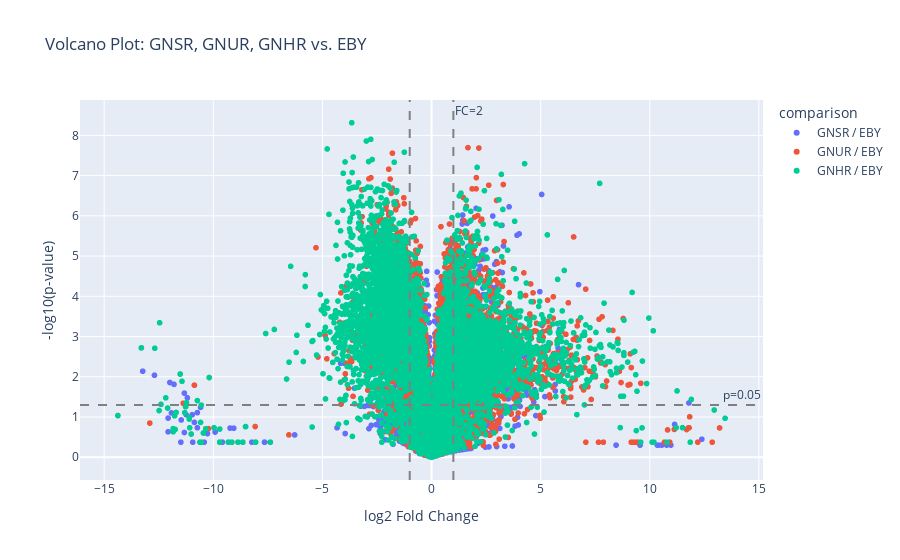
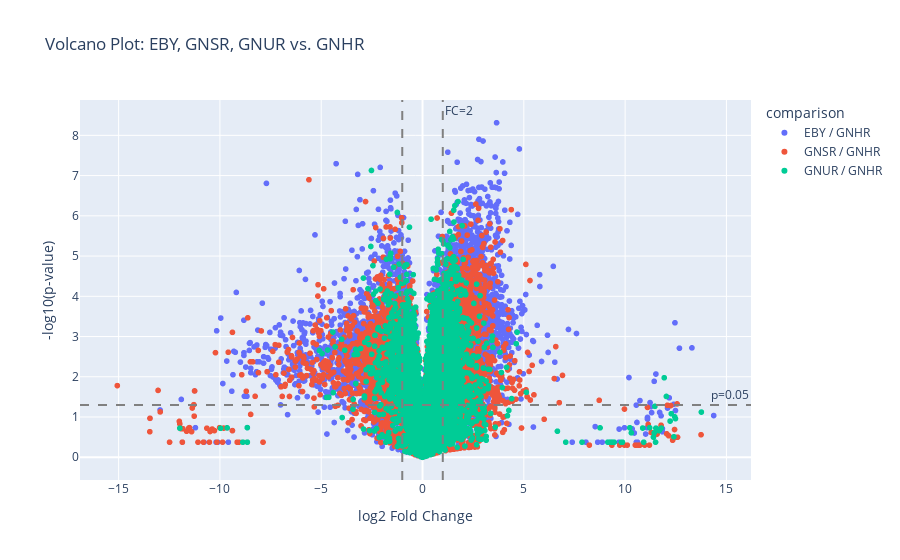

These figures' notebook cell, in order:
### Code cell
# --- 1. Load the Dataset ---
# Load the CSV file into a pandas DataFrame.
try:
    df = pd.read_csv('fpkm_counts_with_annotations.csv')
    print("File loaded successfully!")
except FileNotFoundError:
    print("Error: 'fpkm_counts_with_annotations.csv' not found.")
    print("Please make sure the CSV file is in the same directory as your notebook.")
    # Stop execution if the file is not found
    exit()


# --- 2. Define Sample Groups ---
# Group the sample columns for easy comparison.
groups = {
    'EBY': ['EBY_1', 'EBY_2', 'EBY_3'],
    'GNSR': ['EBY-GNSR_1', 'EBY-GNSR_2'],
    'GNHR': ['EBY-GNHR_1', 'EBY-GNHR_2', 'EBY-GNHR_3'],
    'GNUR': ['EBY-GNUR_1', 'EBY-GNUR_2', 'EBY-GNUR_3']
}


# --- 3. Define a Function for Differential Expression Analysis ---
def calculate_differential_expression(df, group1_name, group2_name):
    """
    Calculates log2 fold change and p-value for a comparison between two groups.
    
    Args:
        df (pd.DataFrame): The input DataFrame with gene expression data.
        group1_name (str): The name of the first group (e.g., 'GNSR').
        group2_name (str): The name of the second group (e.g., 'EBY').

    Returns:
        pd.DataFrame: A new DataFrame with results for the comparison.
    """
    group1_cols = groups[group1_name]
    group2_cols = groups[group2_name]

    # Use a small pseudo-count to avoid errors with log(0) or division by zero.
    pseudo_count = 1e-4
    
    # Calculate the mean for each group
    mean_group1 = df[group1_cols].mean(axis=1) + pseudo_count
    mean_group2 = df[group2_cols].mean(axis=1) + pseudo_count

    # Calculate log2 fold change
    log2_fold_change = np.log2(mean_group1 / mean_group2)

    # Perform an independent t-test to get the p-value
    # 'nan_policy='omit'' handles any potential missing values
    t_stat, p_value = stats.ttest_ind(
        df[group1_cols], df[group2_cols], axis=1, equal_var=False, nan_policy='omit'
    )

    # Create a results DataFrame
    result_df = pd.DataFrame({
        'Geneid': df['Geneid'],
        'log2FoldChange': log2_fold_change,
        'pvalue': p_value
    })
    
    # Calculate -log10(pvalue) and handle p-values of 0
    result_df['-log10(pvalue)'] = -np.log10(result_df['pvalue'].replace(0, 1e-300))
    result_df['comparison'] = f'{group1_name} / {group2_name}'
    
    return result_df


# --- 4. Prepare Data for the Plots ---

# Define the comparisons needed for each plot
plot1_comparisons = [('GNSR', 'EBY'), ('GNUR', 'EBY'), ('GNHR', 'EBY')]
plot2_comparisons = [('EBY', 'GNHR'), ('GNSR', 'GNHR'), ('GNUR', 'GNHR')]

# Calculate results and concatenate them into a single DataFrame for each plot
plot1_df = pd.concat([calculate_differential_expression(df, g1, g2) for g1, g2 in plot1_comparisons])
plot2_df = pd.concat([calculate_differential_expression(df, g1, g2) for g1, g2 in plot2_comparisons])


# --- 5. Generate and Display the Interactive Plots ---

# Plot 1: GNSR/EBY, GNUR/EBY, GNHR/EBY
print("\n--- Generating Plot 1: Comparisons vs. EBY ---")
fig1 = px.scatter(
    plot1_df,
    x='log2FoldChange',
    y='-log10(pvalue)',
    color='comparison',  # Color points by the comparison group
    hover_name='Geneid', # Display Geneid on hover
    title='Volcano Plot: GNSR, GNUR, GNHR vs. EBY',
    labels={
        "log2FoldChange": "log2 Fold Change",
        "-log10(pvalue)": "-log10(p-value)"
    }
)

# Add lines for significance thresholds (optional, but good practice)
fig1.add_hline(y=-np.log10(0.05), line_dash="dash", line_color="grey", annotation_text="p=0.05")
fig1.add_vline(x=1, line_dash="dash", line_color="grey", annotation_text="FC=2")
fig1.add_vline(x=-1, line_dash="dash", line_color="grey")

fig1.show()


# Plot 2: EBY/GNHR, GNSR/GNHR, GNUR/GNHR
print("\n--- Generating Plot 2: Comparisons vs. GNHR ---")
fig2 = px.scatter(
    plot2_df,
    x='log2FoldChange',
    y='-log10(pvalue)',
    color='comparison',
    hover_name='Geneid',
    title='Volcano Plot: EBY, GNSR, GNUR vs. GNHR',
    labels={
        "log2FoldChange": "log2 Fold Change",
        "-log10(pvalue)": "-log10(p-value)"
    }
)

# Add lines for significance thresholds
fig2.add_hline(y=-np.log10(0.05), line_dash="dash", line_color="grey", annotation_text="p=0.05")
fig2.add_vline(x=1, line_dash="dash", line_color="grey", annotation_text="FC=2")
fig2.add_vline(x=-1, line_dash="dash", line_color="grey")

fig2.show()

### Figure 1 — Plotly figure (JSON) as saved in the notebook; plotly's stock layout.template omitted (floating-point values rounded to 4 significant figures; data arrays with more than 128 entries replaced by an {"elided": "..."} marker saying what was removed)
{"data": [{"hovertemplate": "<b>%{hovertext}</b><br><br>comparison=GNSR / EBY<br>log2 Fold Change=%{x}<br>-log10(p-value)=%{y}<extra></extra>", "hovertext": {"elided": "6575 str values"}, "legendgroup": "GNSR / EBY", "marker": {"color": "#636efa", "symbol": "circle"}, "mode": "markers", "name": "GNSR / EBY", "showlegend": true, "type": "scattergl", "x": {"elided": "6575 float values"}, "xaxis": "x", "y": {"elided": "6575 float values"}, "yaxis": "y"}, {"hovertemplate": "<b>%{hovertext}</b><br><br>comparison=GNUR / EBY<br>log2 Fold Change=%{x}<br>-log10(p-value)=%{y}<extra></extra>", "hovertext": {"elided": "6575 str values"}, "legendgroup": "GNUR / EBY", "marker": {"color": "#EF553B", "symbol": "circle"}, "mode": "markers", "name": "GNUR / EBY", "showlegend": true, "type": "scattergl", "x": {"elided": "6575 float values"}, "xaxis": "x", "y": {"elided": "6575 float values"}, "yaxis": "y"}, {"hovertemplate": "<b>%{hovertext}</b><br><br>comparison=GNHR / EBY<br>log2 Fold Change=%{x}<br>-log10(p-value)=%{y}<extra></extra>", "hovertext": {"elided": "6575 str values"}, "legendgroup": "GNHR / EBY", "marker": {"color": "#00cc96", "symbol": "circle"}, "mode": "markers", "name": "GNHR / EBY", "showlegend": true, "type": "scattergl", "x": {"elided": "6575 float values"}, "xaxis": "x", "y": {"elided": "6575 float values"}, "yaxis": "y"}], "layout": {"annotations": [{"showarrow": false, "text": "p=0.05", "x": 1, "xanchor": "right", "xref": "x domain", "y": 1.301, "yanchor": "bottom", "yref": "y"}, {"showarrow": false, "text": "FC=2", "x": 1, "xanchor": "left", "xref": "x", "y": 1, "yanchor": "top", "yref": "y domain"}], "legend": {"title": {"text": "comparison"}, "tracegroupgap": 0}, "shapes": [{"line": {"color": "grey", "dash": "dash"}, "type": "line", "x0": 0, "x1": 1, "xref": "x domain", "y0": 1.301, "y1": 1.301, "yref": "y"}, {"line": {"color": "grey", "dash": "dash"}, "type": "line", "x0": 1, "x1": 1, "xref": "x", "y0": 0, "y1": 1, "yref": "y domain"}, {"line": {"color": "grey", "dash": "dash"}, "type": "line", "x0": -1, "x1": -1, "xref": "x", "y0": 0, "y1": 1, "yref": "y domain"}], "title": {"text": "Volcano Plot: GNSR, GNUR, GNHR vs. EBY"}, "xaxis": {"anchor": "y", "domain": [0, 1], "title": {"text": "log2 Fold Change"}}, "yaxis": {"anchor": "x", "domain": [0, 1], "title": {"text": "-log10(p-value)"}}}}

### Figure 2 — Plotly figure (JSON) as saved in the notebook; plotly's stock layout.template omitted (floating-point values rounded to 4 significant figures; data arrays with more than 128 entries replaced by an {"elided": "..."} marker saying what was removed)
{"data": [{"hovertemplate": "<b>%{hovertext}</b><br><br>comparison=EBY / GNHR<br>log2 Fold Change=%{x}<br>-log10(p-value)=%{y}<extra></extra>", "hovertext": {"elided": "6575 str values"}, "legendgroup": "EBY / GNHR", "marker": {"color": "#636efa", "symbol": "circle"}, "mode": "markers", "name": "EBY / GNHR", "showlegend": true, "type": "scattergl", "x": {"elided": "6575 float values"}, "xaxis": "x", "y": {"elided": "6575 float values"}, "yaxis": "y"}, {"hovertemplate": "<b>%{hovertext}</b><br><br>comparison=GNSR / GNHR<br>log2 Fold Change=%{x}<br>-log10(p-value)=%{y}<extra></extra>", "hovertext": {"elided": "6575 str values"}, "legendgroup": "GNSR / GNHR", "marker": {"color": "#EF553B", "symbol": "circle"}, "mode": "markers", "name": "GNSR / GNHR", "showlegend": true, "type": "scattergl", "x": {"elided": "6575 float values"}, "xaxis": "x", "y": {"elided": "6575 float values"}, "yaxis": "y"}, {"hovertemplate": "<b>%{hovertext}</b><br><br>comparison=GNUR / GNHR<br>log2 Fold Change=%{x}<br>-log10(p-value)=%{y}<extra></extra>", "hovertext": {"elided": "6575 str values"}, "legendgroup": "GNUR / GNHR", "marker": {"color": "#00cc96", "symbol": "circle"}, "mode": "markers", "name": "GNUR / GNHR", "showlegend": true, "type": "scattergl", "x": {"elided": "6575 float values"}, "xaxis": "x", "y": {"elided": "6575 float values"}, "yaxis": "y"}], "layout": {"annotations": [{"showarrow": false, "text": "p=0.05", "x": 1, "xanchor": "right", "xref": "x domain", "y": 1.301, "yanchor": "bottom", "yref": "y"}, {"showarrow": false, "text": "FC=2", "x": 1, "xanchor": "left", "xref": "x", "y": 1, "yanchor": "top", "yref": "y domain"}], "legend": {"title": {"text": "comparison"}, "tracegroupgap": 0}, "shapes": [{"line": {"color": "grey", "dash": "dash"}, "type": "line", "x0": 0, "x1": 1, "xref": "x domain", "y0": 1.301, "y1": 1.301, "yref": "y"}, {"line": {"color": "grey", "dash": "dash"}, "type": "line", "x0": 1, "x1": 1, "xref": "x", "y0": 0, "y1": 1, "yref": "y domain"}, {"line": {"color": "grey", "dash": "dash"}, "type": "line", "x0": -1, "x1": -1, "xref": "x", "y0": 0, "y1": 1, "yref": "y domain"}], "title": {"text": "Volcano Plot: EBY, GNSR, GNUR vs. GNHR"}, "xaxis": {"anchor": "y", "domain": [0, 1], "title": {"text": "log2 Fold Change"}}, "yaxis": {"anchor": "x", "domain": [0, 1], "title": {"text": "-log10(p-value)"}}}}
